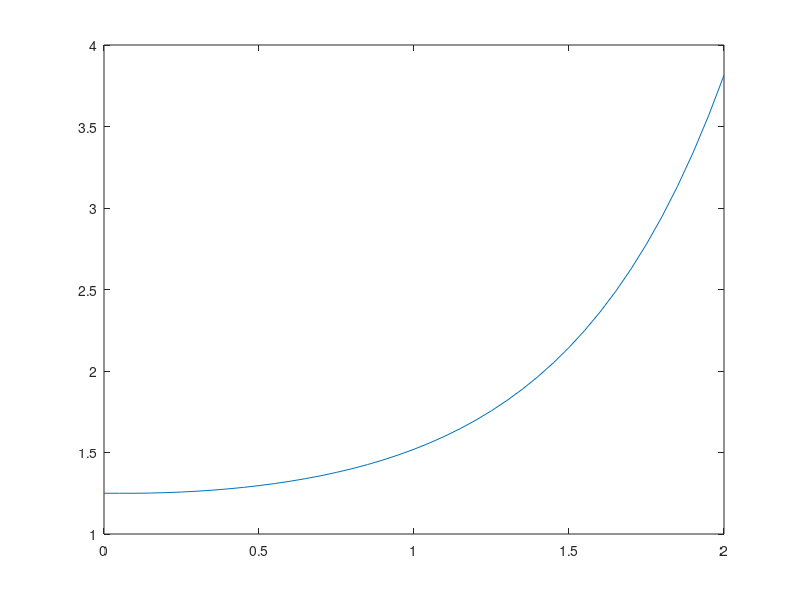

This chart was generated by the following MATLAB code:
%euler_implicite
clear all; 
close all; 
clc; 
dt3 = 0.05;
T0 = 2;
t3 = (0:dt3:T0)';
np3 = size(t3,1);
q3 = zeros(np3,1);
dq3 = zeros(np3,1);
% ddq3 = zeros(np3,1);
% energ3 = zeros(np3,1);
% residu = zeros(np3,1);
% niter = zeros(np3,1);
% threshold = 1e-8;
% nitermax = 20;

q0=0.25*cosh(0)*cosh(0)+1;
dq0=sinh(0)*sqrt(q0-1);

t = 0;
q3(1) = q0;
dq3(1) = dq0;
for inc=2:np3;
    % t = t + dt3;
    q3(inc)=q3(inc-1)+dt3*dq3(inc-1);
    dq3(inc)= sinh(t3(inc-1))*sqrt(q3(inc-1)-1);
end;
% energ3 = 0.5 * (dq3.*dq3) - w0c * cos(q3) ;
figure(1)
plot(t3,q3); 
% figure(2)
% plot(t3,dq3);  
% figure(3)
% plot(t3,energ3);